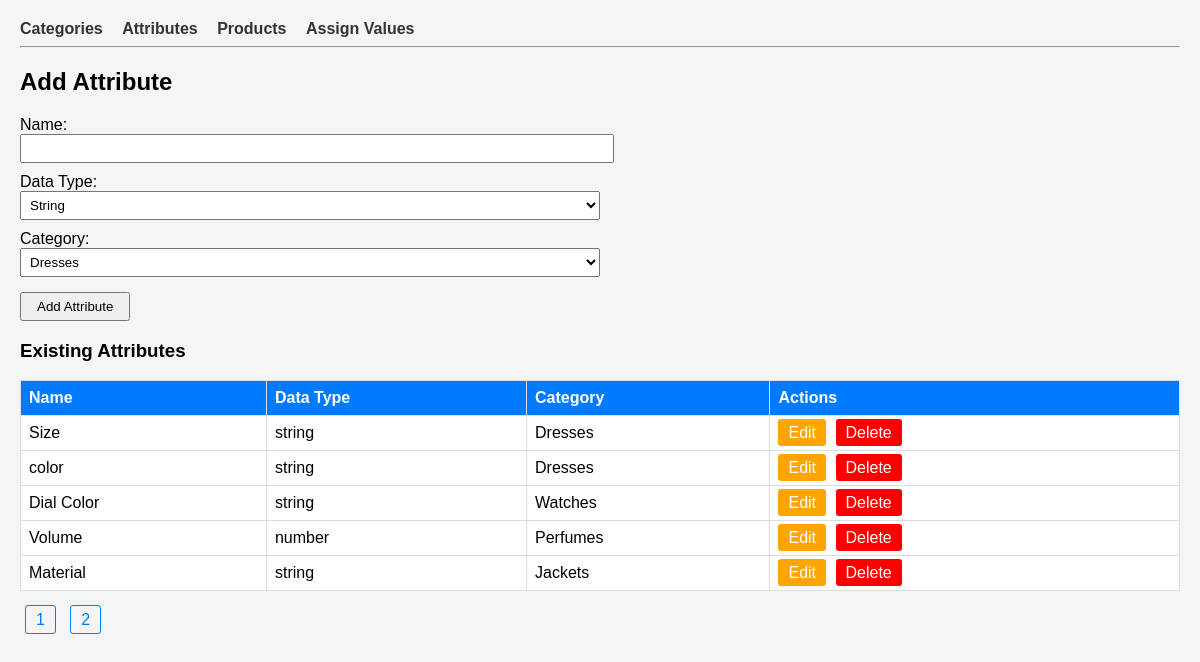
Page /attributes on the committed database.
### models.py (models this page shows)
class Attribute(db.Model):
    id = db.Column(db.Integer, primary_key=True)
    name = db.Column(db.String(50))
    data_type = db.Column(db.String(20))
    category_id = db.Column(db.Integer, db.ForeignKey('category.id'))

class Category(db.Model):
    id = db.Column(db.Integer, primary_key=True)
    name = db.Column(db.String(50))
    description = db.Column(db.String(200))
    attributes = db.relationship('Attribute', backref='category', lazy=True)
    products = db.relationship('Product', backref='category', lazy=True)

### app.py (the view)
@app.route('/attributes')
def attributes():
    page = request.args.get('page', 1, type=int)
    attributes = Attribute.query.paginate(page=page, per_page=5)
    categories = Category.query.all()
    return render_template('add_attribute.html', existing_attributes=attributes, categories=categories)

### templates/add_attribute.html (shortened to what this page needs)
{% extends 'base.html' %}
{% block content %}
<h2>Add Attribute</h2>
<form method="POST" action="{{ url_for('add_attribute') }}">
    <label>Name:</label><br>
    <input type="text" name="name" required><br>
    <label>Data Type:</label><br>
    <select name="data_type" required>
        <option value="string">String</option>
    </select><br>
    <label>Category:</label><br>
    <select name="category" required>
        {% for cat in categories %}
        <option value="{{ cat.id }}">{{ cat.name }}</option>
        {% endfor %}
    </select><br>
    <button type="submit">Add Attribute</button>
</form>
<h3>Existing Attributes</h3>
<table>
<tr><th>Name</th><th>Data Type</th><th>Category</th><th>Actions</th></tr>
{% for attr in existing_attributes.items %}
<tr>
<td>{{ attr.name }}</td>
<td>{{ attr.data_type }}</td>
<td>{{ attr.category.name if attr.category else '' }}</td>
<td>
    <a class="btn btn-edit" href="{{ url_for('edit_attribute', id=attr.id) }}">Edit</a>
    <a class="btn btn-delete" href="{{ url_for('delete_attribute', id=attr.id) }}">Delete</a>
</td>
</tr>
{% else %}
<tr><td colspan="4">No attributes yet.</td></tr>
{% endfor %}
</table>
<div class="pagination">
{% for page_num in existing_attributes.iter_pages() %}
    {% if page_num %}
        <a href="{{ url_for('attributes', page=page_num) }}">{{ page_num }}</a>
    {% else %}
        ...
    {% endif %}
{% endfor %}
</div>
{% endblock %}

### templates/base.html (shortened to what this page needs)
<!DOCTYPE html>
<html>
<head>
</head>
<body>
<nav>
    <a href="{{ url_for('index') }}">Categories</a>
    <a href="{{ url_for('attributes') }}">Attributes</a>
    <a href="{{ url_for('products') }}">Products</a>
    <a href="{{ url_for('values') }}">Assign Values</a>
</nav>
<hr>
{% block content %}{% endblock %}
</body>
</html>

### templates/base.html (style rules this page uses)
body { font-family: Arial, sans-serif; margin: 20px; background:#f5f5f5; }
nav a { margin-right: 15px; text-decoration:none; color:#333; font-weight:bold; }
table { border-collapse: collapse; width: 100%; background:#fff; margin-bottom: 20px; }
th, td { border: 1px solid #ddd; padding: 8px; text-align:left; }
th { background-color: #007bff; color: white; }
.btn { padding:5px 10px; text-decoration:none; border-radius:3px; margin-right:5px; }
.btn-edit { background:orange; color:white; }
.btn-delete { background:red; color:white; }
.pagination a { margin:0 5px; text-decoration:none; padding:5px 10px; border:1px solid #007bff; border-radius:3px; color:#007bff; }
input, select { padding:5px; margin-bottom:10px; width:50%; }
button { padding:5px 15px; margin-top:5px; }

### rows in the picture
Attribute: name "Size", data_type "string", category "Dresses"
Attribute: name "color", data_type "string", category "Dresses"
Attribute: name "Dial Color", data_type "string", category "Watches"
Attribute: name "Volume", data_type "number", category "Perfumes"
Attribute: name "Material", data_type "string", category "Jackets"

### other values in the picture
{{ page_num }} "1" "2"
form field category "Dresses"
